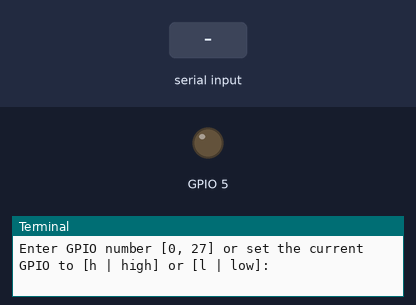
A program run on a simulated Raspberry Pi (BCM pin numbers). On the bench: output pins drawn as LEDs (lit = HIGH), the last lines printed to the terminal. The inputs (shaded band) are chosen by the test bench.

Above: at 1.2 s.
1.3 s: "5" typed at the terminal, then Enter
2.8 s: "high" typed at the terminal, then Enter
At 3.3 s:
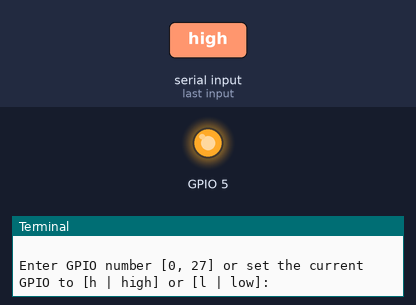
4.3 s: "h" typed at the terminal, then Enter
5.8 s: "low" typed at the terminal, then Enter
At 6.8 s:
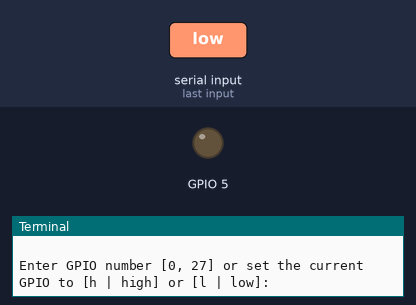
7.3 s: "l" typed at the terminal, then Enter
8.8 s: "90" typed at the terminal, then Enter
Timing chart, 0 to 11.3 s (numbered marks = the images above; inputs shaded):
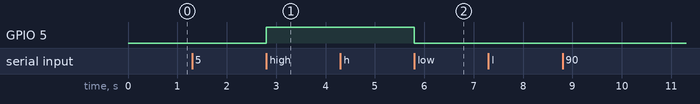

The program:

test-gpio-pins.py
```python
import RPi.GPIO as gpio

val = None;
pin = None;
state = None;
gpio.setmode(gpio.BCM)

# gpio.setup(17, gpio.IN, pull_up_down=gpio.PUD_DOWN)
# gpio.output(12, gpio.HIGH)
# gpio.output(12, gpio.LOW)

while(True):
    try:
        val = input("Enter GPIO number [0, 27] or set the current GPIO to [h | high] or [l | low]: ")
        if (val.isdigit()):
            # Print the ADC values.
            print("\nCurrent GPIO: {}, state: {}\n".format(pin, state))
            pin_no = int(val)
            if (pin_no >= 0 and pin_no <= 27):
                if (pin is not None):
                    print("@@@@ Switching GPIO {} -> {}".format(pin, pin_no))

                pin = pin_no

                gpio.setup(pin, gpio.OUT)
                print("@@ GPIO {} is now set to OUT\n".format(pin))

            else:
                print("\n!!!! Value error; out of range. [0, 27]\n")
        else:
            if (pin is not None and (val == 'high' or val == 'h')):
                state = 'high'
                gpio.output(pin, gpio.HIGH)
                print("\n@@ GPIO {} is now HIGH\n".format(pin))
            elif (pin is not None and (val == 'low' or val == 'l')):
                state = 'low'
                gpio.output(pin, gpio.LOW)
                print("\n@@ GPIO {} is now LOW\n".format(pin))
            else:
                print("\n!!!! Value error! Must enter either 'h' / 'high' for high or 'l' / 'low' for low.\n")

    except KeyboardInterrupt:
        print("@@ Keyboard Interrupt - exiting the test..")
        gpio.cleanup()
        exit();
```

Measured:
- after the input at 2.8 s, GPIO 5: LOW → HIGH at once
- after the input at 5.8 s, GPIO 5: HIGH → LOW at once
